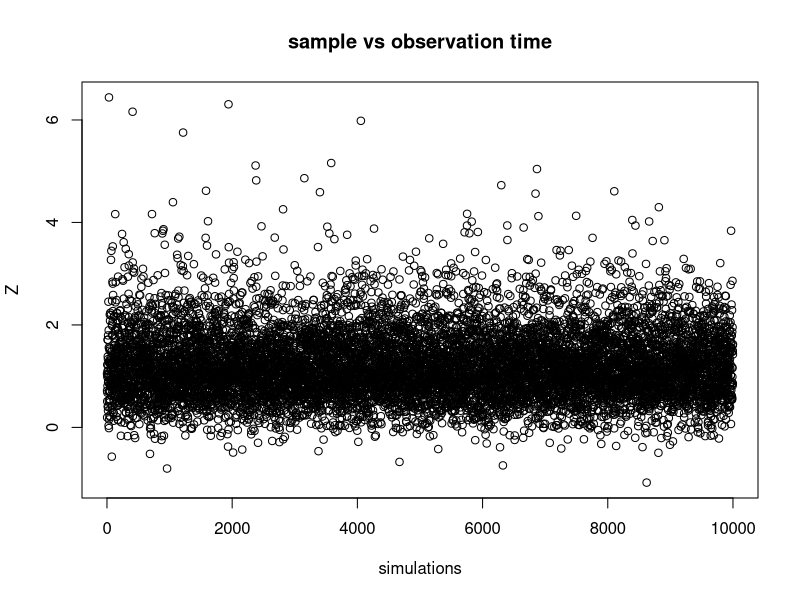
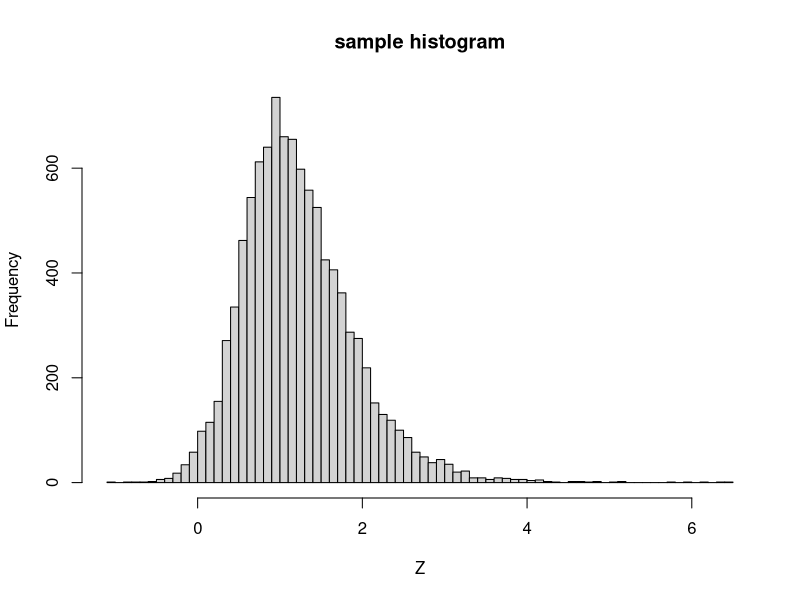
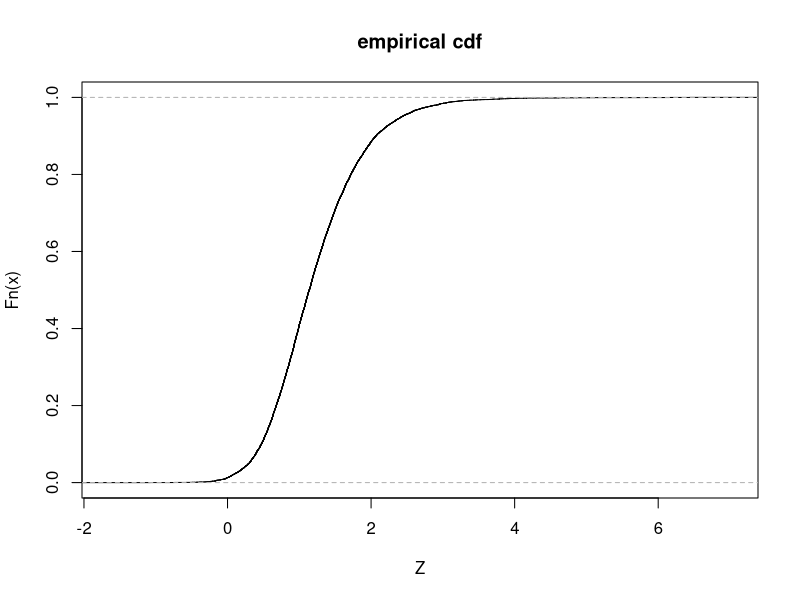
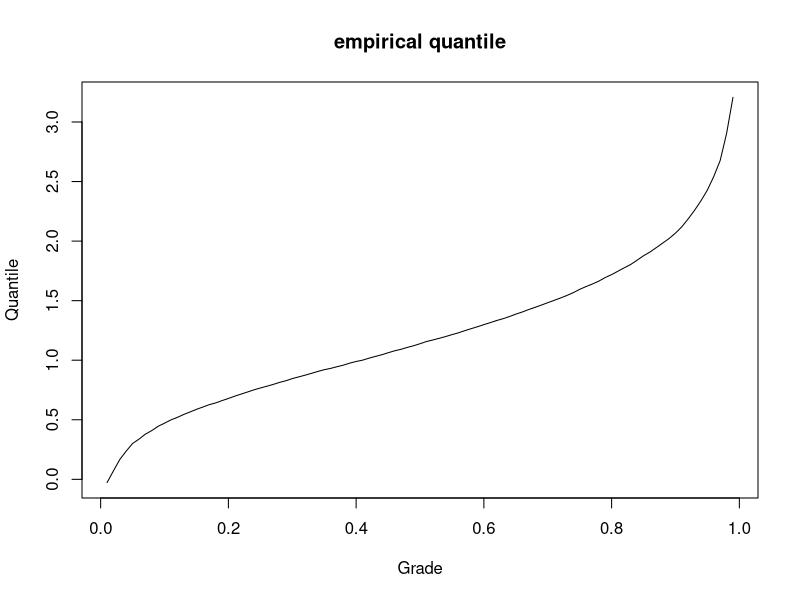

R code for these plots, in order:
#' This script generates draws for the sum of random variables, as described in  
#' A. Meucci, "Risk and Asset Allocation", Springer, 2005,  Chapter 1.
#'
#' @references
#' \url{http://}
#' See Meucci's script for "S_NonAnalytical.m"
#'
#' @author Xavier Valls \email{flamejat@@gmail.com}
#' @export

##################################################################################################################
### Input parameters

nSim  = 10000;
mu_St = 0;
s2_St = 0.1;
nu_St = 8; # NOTE: see how the final results change if you increase nu (=4 is enough)

mu_LN = 0.1;
s2_LN = 0.2;

##################################################################################################################
### Generate draws

# generate Student sample with above parameters
s_St = sqrt( s2_St );
X = mu_St + s_St * rt( nSim, nu_St );

# generate lognormal sample with above parameters
s_LN = sqrt( s2_LN );
Y = rlnorm( nSim, mu_LN, s_LN );

# sum samples
Z = X + Y;

##################################################################################################################
### Plot the sample Z
dev.new();
plot( Z,  xlab="simulations", ylab="Z", main = "sample vs observation time" );

##################################################################################################################
### Plot the histogram of Z
dev.new();
NumBins = round( 10 * log( nSim ) );
hist( Z, NumBins, xlab="Z", main="sample histogram" );

##################################################################################################################
### Plot the empirical cdf of Z
dev.new();
f = ecdf( Z );
plot( f, xlab="Z", main="empirical cdf" );

##################################################################################################################
### Plot the empirical quantile of Z
dev.new();
u= seq( 0.01, 0.99, 0.01 ); # range of quantiles (values between zero and one)
q = quantile( Z, u );
plot( u, q, type = "l", xlab="Grade", ylab="Quantile",  lty = 1,  main = "empirical quantile" );
